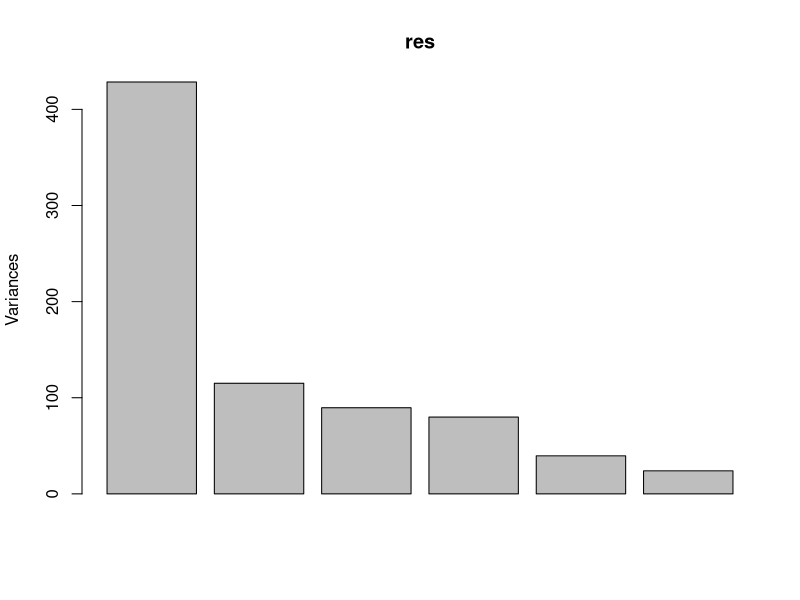
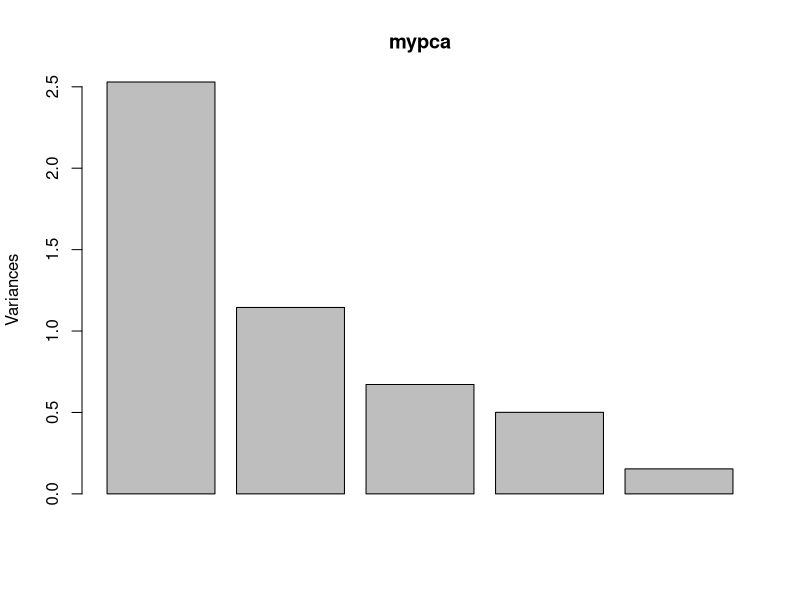

Generate these figures, in order, with R:
## データセット attitude による例
res <- prcomp(~. -rating, data = attitude)
summary(res) # 第三主成分までの寄与率が80%を超えている
plot(res) # スクリープロット(各主成分の分散を棒グラフで表示)

## kendata.csvによる例
### データの読み込み
kendata <- read.csv(file = "kendata.csv", row.names = 1, header = TRUE)
mypca <- prcomp(kendata, scale = TRUE)
summary(mypca) # 第三主成分までの累積寄与率が80%を超えている
plot(mypca) # スクリープロット
